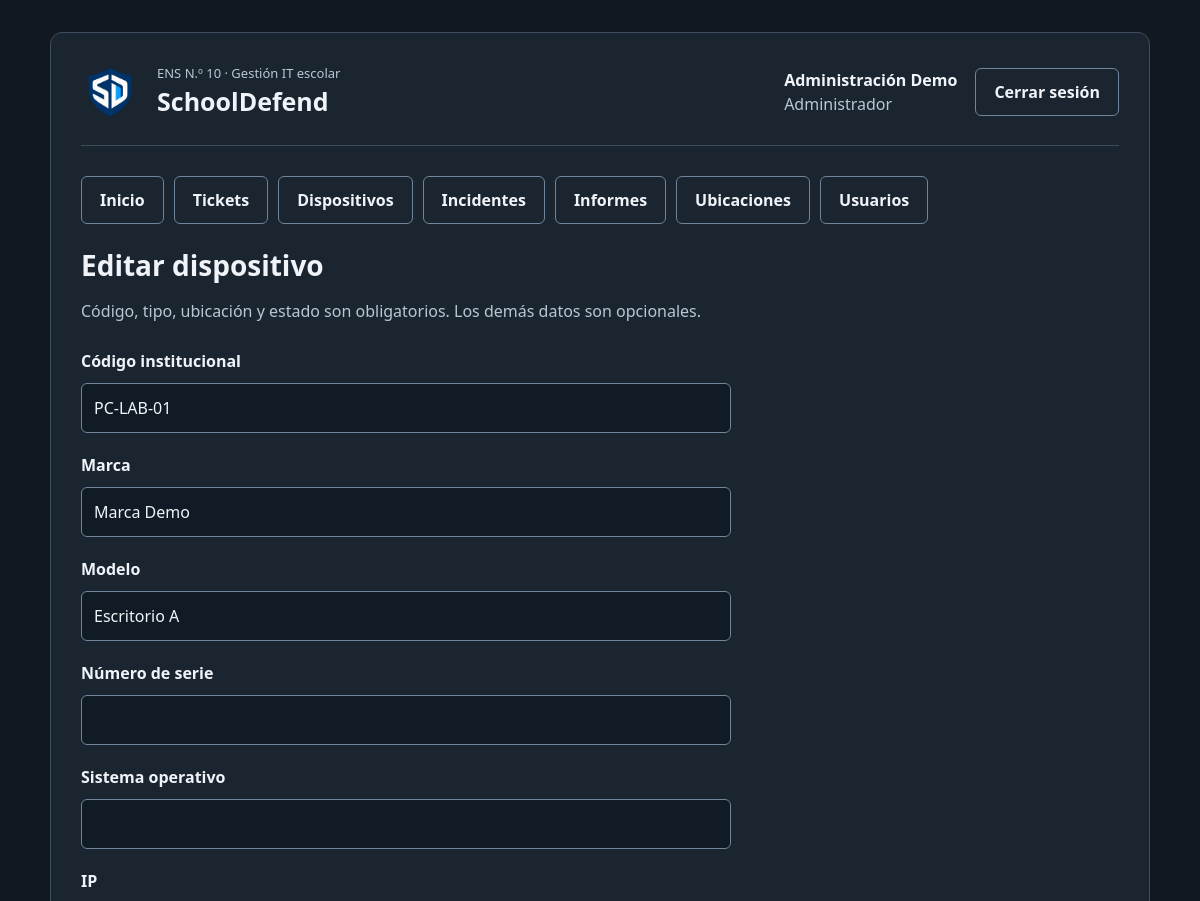
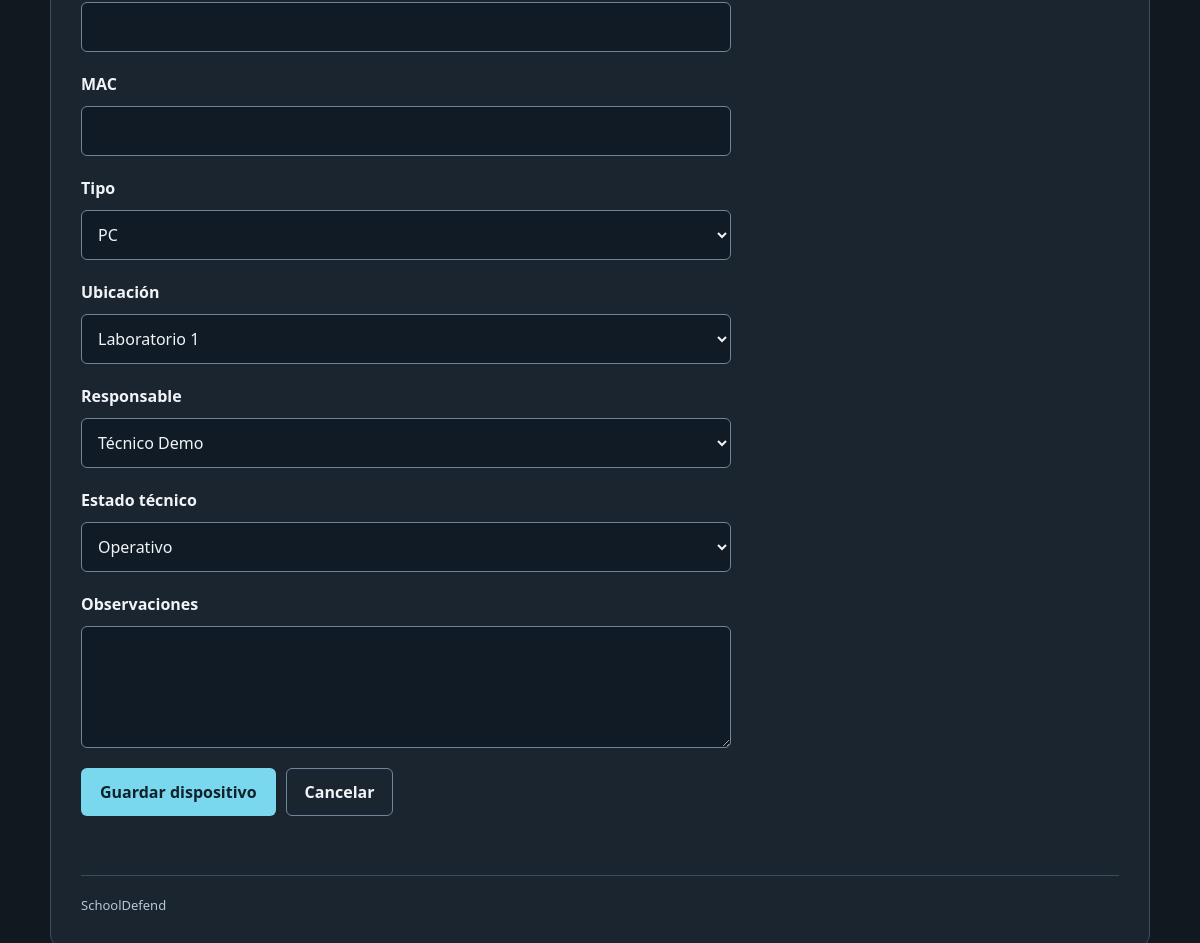
/dispositivos/formulario.php?id=1 (signed in), run on the app's committed database (2 pictures, top to bottom).
### tables this page shows
CREATE TABLE usuarios (
    id_usuario INT UNSIGNED AUTO_INCREMENT PRIMARY KEY,
    nombre VARCHAR(100) NOT NULL,
    nombre_usuario VARCHAR(50) NOT NULL UNIQUE,
    password_hash VARCHAR(255) NOT NULL,
    rol ENUM('administrador','tecnico','profesor') NOT NULL,
    fecha_creacion DATETIME NOT NULL DEFAULT CURRENT_TIMESTAMP,
    activo TINYINT NOT NULL DEFAULT 1,
    fecha_baja DATETIME NULL,
    id_usuario_baja INT UNSIGNED NULL,
    motivo_baja VARCHAR(255) NULL,
    FOREIGN KEY (id_usuario_baja) REFERENCES usuarios(id_usuario) ON DELETE RESTRICT
);

CREATE TABLE dispositivos (
    id_dispositivo INT UNSIGNED AUTO_INCREMENT PRIMARY KEY,
    codigo VARCHAR(30) NOT NULL UNIQUE,
    tipo ENUM('pc','notebook','impresora','proyector','router','access_point','otro') NOT NULL,
    marca VARCHAR(60) NULL,
    modelo VARCHAR(100) NULL,
    numero_serie VARCHAR(100) NULL,
    sistema_operativo VARCHAR(100) NULL,
    ip VARCHAR(45) NULL,
    mac VARCHAR(17) NULL,
    id_ubicacion INT UNSIGNED NOT NULL,
    id_responsable INT UNSIGNED NULL,
    estado ENUM('operativo','en_reparacion','fuera_de_servicio') NOT NULL DEFAULT 'operativo',
    observaciones TEXT NULL,
    fecha_alta DATETIME NOT NULL DEFAULT CURRENT_TIMESTAMP,
    activo TINYINT NOT NULL DEFAULT 1,
    fecha_baja DATETIME NULL,
    id_usuario_baja INT UNSIGNED NULL,
    motivo_baja VARCHAR(255) NULL,
    FOREIGN KEY (id_ubicacion) REFERENCES ubicaciones(id_ubicacion) ON DELETE RESTRICT,
    FOREIGN KEY (id_responsable) REFERENCES usuarios(id_usuario) ON DELETE RESTRICT,
    FOREIGN KEY (id_usuario_baja) REFERENCES usuarios(id_usuario) ON DELETE RESTRICT
);

CREATE TABLE ubicaciones (
    id_ubicacion INT UNSIGNED AUTO_INCREMENT PRIMARY KEY,
    nombre VARCHAR(100) NOT NULL UNIQUE,
    descripcion VARCHAR(255) NULL,
    activo TINYINT NOT NULL DEFAULT 1,
    fecha_baja DATETIME NULL,
    id_usuario_baja INT UNSIGNED NULL,
    motivo_baja VARCHAR(255) NULL,
    FOREIGN KEY (id_usuario_baja) REFERENCES usuarios(id_usuario) ON DELETE RESTRICT
);

### includes/funciones.php (called while the page is built, shortened)
<?php
function escapar($texto)
{
    return htmlspecialchars((string) $texto, ENT_QUOTES, 'UTF-8');
}
function nombreRol($rol)
{
    $nombresRoles = [
        'administrador' => 'Administrador',
        'tecnico' => 'Técnico',
        'profesor' => 'Profesor'
    ];
    return $nombresRoles[$rol] ?? 'Sin rol';
}

### includes/sesion.php (called while the page is built, shortened)
<?php
require_once __DIR__ . '/funciones.php';
function usuarioActual()
{
    $pdo = getConexion();
    $sqlUsuario = "
        SELECT id_usuario, nombre, nombre_usuario, rol
        FROM usuarios
        WHERE id_usuario = ?
          AND activo = 1";
    $consultaUsuario = $pdo->prepare($sqlUsuario);
    $consultaUsuario->execute([$_SESSION['id_usuario']]);
    $usuario = $consultaUsuario->fetch();
    return $usuario;
}
function exigirSesion($rutaLogin = 'login.php')
{
    $usuario = usuarioActual();
    return $usuario;
}

### dispositivos/opciones.php (called while the page is built)
<?php
$tiposDispositivo = [
    'pc' => 'PC',
    'notebook' => 'Notebook',
    'impresora' => 'Impresora',
    'proyector' => 'Proyector',
    'router' => 'Router',
    'access_point' => 'Punto de acceso',
    'otro' => 'Otro'
];
$estadosDispositivo = [
    'operativo' => 'Operativo',
    'en_reparacion' => 'En reparación',
    'fuera_de_servicio' => 'Fuera de servicio'
];

### dispositivos/formulario.php (the view, shortened to what this page needs)
<?php
require_once __DIR__ . '/../includes/sesion.php';
require_once __DIR__ . '/opciones.php';
$usuario = exigirSesion('../login.php');
$pdo = getConexion();
$rutaBase = '../';
$idDispositivo = idEntrada($_GET, 'id');
$esEdicion = isset($_GET['id']);
$titulo = $esEdicion ? 'Editar dispositivo' : 'Nuevo dispositivo';
$dispositivo = [
    'codigo' => '', 'tipo' => 'pc', 'marca' => '', 'modelo' => '',
    'numero_serie' => '', 'sistema_operativo' => '', 'ip' => '', 'mac' => '',
    'id_ubicacion' => '', 'id_responsable' => '', 'estado' => 'operativo',
    'observaciones' => '', 'activo' => 1
];
if ($esEdicion) {
    $consultaDispositivo = $pdo->prepare('SELECT * FROM dispositivos WHERE id_dispositivo = ?');
    $consultaDispositivo->execute([$idDispositivo]);
    $dispositivo = $consultaDispositivo->fetch();
}
$camposTexto = [
    'codigo' => ['etiqueta' => 'Código institucional', 'limite' => 30],
    'marca' => ['etiqueta' => 'Marca', 'limite' => 60],
    'modelo' => ['etiqueta' => 'Modelo', 'limite' => 100],
    'numero_serie' => ['etiqueta' => 'Número de serie', 'limite' => 100],
    'sistema_operativo' => ['etiqueta' => 'Sistema operativo', 'limite' => 100],
    'ip' => ['etiqueta' => 'IP', 'limite' => 45],
    'mac' => ['etiqueta' => 'MAC', 'limite' => 17]
];
$sqlUbicaciones = "
    SELECT id_ubicacion, nombre, activo
    FROM ubicaciones
    WHERE activo = 1 OR id_ubicacion = ?
    ORDER BY nombre";
$consultaUbicaciones = $pdo->prepare($sqlUbicaciones);
$consultaUbicaciones->execute([$dispositivo['id_ubicacion'] ?: null]);
$ubicaciones = $consultaUbicaciones->fetchAll();
$sqlResponsables = "
    SELECT id_usuario, nombre, activo
    FROM usuarios
    WHERE activo = 1 OR id_usuario = ?
    ORDER BY nombre";
$consultaResponsables = $pdo->prepare($sqlResponsables);
$consultaResponsables->execute([$dispositivo['id_responsable'] ?: null]);
$responsables = $consultaResponsables->fetchAll();
require_once __DIR__ . '/../includes/encabezado.php';
?>
<h1><?= escapar($titulo) ?></h1>
<p class="texto-secundario">Código, tipo, ubicación y estado son obligatorios. Los demás datos son opcionales.</p>
<form method="post" class="formulario formulario-edicion">
    <?php foreach ($camposTexto as $campo => $configuracion): ?>
        <label for="<?= escapar($campo) ?>"><?= escapar($configuracion['etiqueta']) ?></label>
        <input id="<?= escapar($campo) ?>" name="<?= escapar($campo) ?>" maxlength="<?= (int) $configuracion['limite'] ?>"
               value="<?= escapar($dispositivo[$campo]) ?>" <?= $campo === 'codigo' ? 'required' : '' ?>>
    <?php endforeach; ?>
    <label for="tipo">Tipo</label>
    <select id="tipo" name="tipo" required>
        <?php foreach ($tiposDispositivo as $valorTipo => $nombreTipo): ?>
            <option value="<?= escapar($valorTipo) ?>" <?= $dispositivo['tipo'] === $valorTipo ? 'selected' : '' ?>><?= escapar($nombreTipo) ?></option>
        <?php endforeach; ?>
    </select>
    <label for="id_ubicacion">Ubicación</label>
    <select id="id_ubicacion" name="id_ubicacion" required>
        <?php foreach ($ubicaciones as $ubicacion): ?>
            <option value="<?= (int) $ubicacion['id_ubicacion'] ?>" <?= (int) $dispositivo['id_ubicacion'] === (int) $ubicacion['id_ubicacion'] ? 'selected' : '' ?>><?= escapar($ubicacion['nombre']) ?><?= !$ubicacion['activo'] ? ' (inactiva)' : '' ?></option>
        <?php endforeach; ?>
    </select>
    <label for="id_responsable">Responsable</label>
    <select id="id_responsable" name="id_responsable">
        <?php foreach ($responsables as $responsable): ?>
            <option value="<?= (int) $responsable['id_usuario'] ?>" <?= (int) $dispositivo['id_responsable'] === (int) $responsable['id_usuario'] ? 'selected' : '' ?>><?= escapar($responsable['nombre']) ?><?= !$responsable['activo'] ? ' (inactivo)' : '' ?></option>
        <?php endforeach; ?>
    </select>
    <label for="estado">Estado técnico</label>
    <select id="estado" name="estado" required>
        <?php foreach ($estadosDispositivo as $valorEstado => $nombreEstado): ?>
            <option value="<?= escapar($valorEstado) ?>" <?= $dispositivo['estado'] === $valorEstado ? 'selected' : '' ?>><?= escapar($nombreEstado) ?></option>
        <?php endforeach; ?>
    </select>
    <label for="observaciones">Observaciones</label>
    <textarea id="observaciones" name="observaciones" rows="4" maxlength="15000"><?= escapar($dispositivo['observaciones']) ?></textarea>
    <div class="acciones">
        <button class="boton" type="submit">Guardar dispositivo</button>
        <a class="boton boton-secundario" href="index.php">Cancelar</a>
    </div>
</form>
<?php require_once __DIR__ . '/../includes/pie.php'; ?>

### includes/encabezado.php (shortened to what this page needs)
<?php
$rutaBase = $rutaBase ?? '';
$rutaEstilos = escapar($rutaBase . 'css/estilos.css');
$rutaLogoEncabezado = escapar($rutaBase . 'Imagenes/logo-escudo.png');
$rutaCerrarSesion = escapar($rutaBase . 'logout.php');
$mostrarCuenta = !empty($usuario);
$nombreCuenta = '';
$rolCuenta = '';
$enlacesMenu = [];
if ($mostrarCuenta) {
    $nombreCuenta = escapar($usuario['nombre']);
    $rolCuenta = escapar(nombreRol($usuario['rol']));
    $enlacesMenu['Inicio'] = $rutaBase . 'index.php';
    $enlacesMenu['Tickets'] = $rutaBase . 'tickets/index.php';
    if (in_array($usuario['rol'], ['administrador', 'tecnico'], true)) {
        $enlacesMenu['Dispositivos'] = $rutaBase . 'dispositivos/index.php';
        $enlacesMenu['Incidentes'] = $rutaBase . 'incidentes/index.php';
        $enlacesMenu['Informes'] = $rutaBase . 'informes/index.php';
    }
    if ($usuario['rol'] === 'administrador') {
        $enlacesMenu['Ubicaciones'] = $rutaBase . 'ubicaciones/index.php';
        $enlacesMenu['Usuarios'] = $rutaBase . 'usuarios/index.php';
    }
}
?>
<!DOCTYPE html>
<html lang="es">
    <head>
        <link rel="stylesheet" href="<?= $rutaEstilos ?>">
    </head>
    <body>
        <div class="contenedor">
            <header class="encabezado">
                <div class="marca">
                    <img class="logo-encabezado" src="<?= $rutaLogoEncabezado ?>" alt="">
                    <div>
                        <p class="institucion">ENS N.º 10 · Gestión IT escolar</p>
                        <p class="nombre-sistema">SchoolDefend</p>
                    </div>
                </div>
                <?php if ($mostrarCuenta): ?>
                    <div class="cuenta">
                        <div>
                            <strong><?= $nombreCuenta ?></strong>
                            <br>
                            <span class="texto-secundario"><?= $rolCuenta ?></span>
                        </div>
                        <form method="post" action="<?= $rutaCerrarSesion ?>">
                            <button class="boton boton-secundario" type="submit">Cerrar sesión</button>
                        </form>
                    </div>
                <?php endif; ?>
            </header>
            <?php if ($mostrarCuenta): ?>
                <nav class="menu" aria-label="Menú principal">
                    <?php foreach ($enlacesMenu as $nombreEnlace => $rutaEnlace): ?>
                        <a class="boton boton-secundario" href="<?= escapar($rutaEnlace) ?>"><?= escapar($nombreEnlace) ?></a>
                    <?php endforeach; ?>
                </nav>
            <?php endif; ?>
            <main id="contenido">

### css/estilos.css (style rules this page uses)
:root { color-scheme: dark; --fondo: #111820; --panel: #1b2530; --borde: #3b4d5f; --texto: #f0f4f8; --secundario: #b8c7d6; --acento: #79d8ed; --decoracion-link: none; }
* { box-sizing: border-box; }
body { margin: 0; padding: 32px 20px; background: var(--fondo); color: var(--texto); font-family: 'Segoe UI', Arial, sans-serif; font-size: 16px; line-height: 1.5; }
.contenedor { max-width: 1100px; margin: auto; padding: 30px; background: var(--panel); border: 1px solid var(--borde); border-radius: 12px; }
.encabezado, .marca, .cuenta { display: flex; align-items: center; gap: 18px; }
.encabezado { justify-content: space-between; flex-wrap: wrap; padding-bottom: 24px; margin-bottom: 30px; border-bottom: 1px solid var(--borde); }
.logo-encabezado { width: 58px; height: 58px; object-fit: contain; flex-shrink: 0; }
.institucion, .nombre-sistema { margin: 0; }
.institucion { font-size: 13px; color: var(--secundario); }
.nombre-sistema { font-size: 25px; font-weight: 700; }
h1 { font-size: 28px; line-height: 1.25; margin: 0 0 12px; }
.texto-secundario, .ayuda { color: var(--secundario); }
.formulario { display: grid; gap: 10px; margin-top: 26px; }
label { font-weight: 600; }
input, select, textarea { width: 100%; padding: 12px; margin-bottom: 10px; border: 1px solid #70859a; border-radius: 6px; background: #111b25; color: var(--texto); font: inherit; }
.boton { display: inline-block; padding: 11px 18px; border: 1px solid transparent; border-radius: 6px; background: var(--acento); color: #10212b; font: inherit; font-weight: 700; cursor: pointer; text-decoration: none; transition: all 0.2s ease; }
.boton-secundario { background: transparent; color: var(--texto); border-color: #70859a; }
a { text-decoration: none; transition: all 0.2s ease; color: var(--acento); }
.menu, .acciones { display: flex; flex-wrap: wrap; gap: 10px; margin-bottom: 24px; }
.formulario-edicion { max-width: 650px; }

### data on the page
usuarios: nombre "Administración Demo", rol "Administrador"
dispositivos: codigo "PC-LAB-01", marca "Marca Demo", modelo "Escritorio A", tipo "PC", id_ubicacion "Laboratorio 1", id_responsable "Técnico Demo", estado "Operativo"

### other printed values
escapar($nombreEnlace) "Inicio"
escapar($nombreEnlace) "Tickets"
escapar($nombreEnlace) "Dispositivos"
escapar($nombreEnlace) "Incidentes"
escapar($nombreEnlace) "Informes"
escapar($nombreEnlace) "Ubicaciones"
escapar($nombreEnlace) "Usuarios"
escapar($titulo) "Editar dispositivo"
escapar($configuracion['etiqueta']) "Código institucional"
escapar($configuracion['etiqueta']) "Marca"
escapar($configuracion['etiqueta']) "Modelo"
escapar($configuracion['etiqueta']) "Número de serie"
escapar($configuracion['etiqueta']) "Sistema operativo"
escapar($configuracion['etiqueta']) "IP"
escapar($configuracion['etiqueta']) "MAC"
